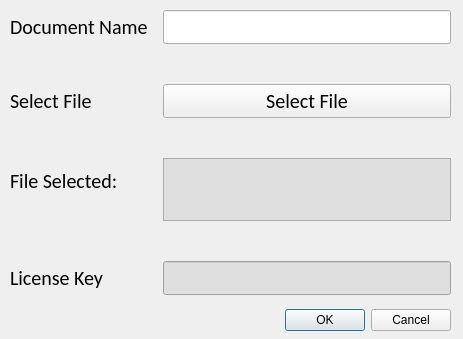
<?xml version="1.0" encoding="UTF-8"?>
<ui version="4.0">
 <class>Dialog</class>
 <widget class="QDialog" name="Dialog">
  <property name="geometry">
   <rect>
    <x>0</x>
    <y>0</y>
    <width>463</width>
    <height>339</height>
   </rect>
  </property>
  <property name="windowTitle">
   <string>Dialog</string>
  </property>
  <widget class="QDialogButtonBox" name="buttonBox">
   <property name="geometry">
    <rect>
     <x>110</x>
     <y>300</y>
     <width>341</width>
     <height>41</height>
    </rect>
   </property>
   <property name="orientation">
    <enum>Qt::Horizontal</enum>
   </property>
   <property name="standardButtons">
    <set>QDialogButtonBox::Cancel|QDialogButtonBox::Ok</set>
   </property>
  </widget>
  <widget class="QWidget" name="formLayoutWidget_2">
   <property name="geometry">
    <rect>
     <x>10</x>
     <y>10</y>
     <width>441</width>
     <height>285</height>
    </rect>
   </property>
   <layout class="QFormLayout" name="formLayout_2">
    <property name="horizontalSpacing">
     <number>15</number>
    </property>
    <property name="verticalSpacing">
     <number>40</number>
    </property>
    <item row="0" column="0">
     <widget class="QLabel" name="label_3">
      <property name="font">
       <font>
        <family>Calibri</family>
        <pointsize>15</pointsize>
       </font>
      </property>
      <property name="text">
       <string>Document Name</string>
      </property>
     </widget>
    </item>
    <item row="0" column="1">
     <widget class="QLineEdit" name="lineEdit_2">
      <property name="font">
       <font>
        <family>Calibri</family>
        <pointsize>15</pointsize>
       </font>
      </property>
      <property name="text">
       <string/>
      </property>
     </widget>
    </item>
    <item row="1" column="0">
     <widget class="QLabel" name="label_2">
      <property name="font">
       <font>
        <family>Calibri</family>
        <pointsize>15</pointsize>
       </font>
      </property>
      <property name="text">
       <string>Select File</string>
      </property>
     </widget>
    </item>
    <item row="1" column="1">
     <widget class="QPushButton" name="pushButton">
      <property name="font">
       <font>
        <family>Calibri</family>
        <pointsize>15</pointsize>
       </font>
      </property>
      <property name="text">
       <string>Select File</string>
      </property>
     </widget>
    </item>
    <item row="2" column="0">
     <widget class="QLabel" name="label_4">
      <property name="font">
       <font>
        <family>Calibri</family>
        <pointsize>15</pointsize>
       </font>
      </property>
      <property name="text">
       <string>File Selected:</string>
      </property>
     </widget>
    </item>
    <item row="3" column="0">
     <widget class="QLabel" name="label">
      <property name="font">
       <font>
        <family>Calibri</family>
        <pointsize>15</pointsize>
       </font>
      </property>
      <property name="text">
       <string>License Key</string>
      </property>
     </widget>
    </item>
    <item row="3" column="1">
     <widget class="QLineEdit" name="lineEdit">
      <property name="enabled">
       <bool>true</bool>
      </property>
      <property name="font">
       <font>
        <family>Calibri</family>
        <pointsize>15</pointsize>
       </font>
      </property>
      <property name="styleSheet">
       <string notr="true">#lineEdit {
	background-color:rgb(223, 223, 223)
}</string>
      </property>
      <property name="text">
       <string/>
      </property>
      <property name="readOnly">
       <bool>true</bool>
      </property>
     </widget>
    </item>
    <item row="2" column="1">
     <widget class="QTextEdit" name="textEdit">
      <property name="enabled">
       <bool>true</bool>
      </property>
      <property name="font">
       <font>
        <family>Calibri</family>
        <pointsize>15</pointsize>
       </font>
      </property>
      <property name="styleSheet">
       <string notr="true">#textEdit {
	background-color:rgb(223, 223, 223)
}</string>
      </property>
      <property name="readOnly">
       <bool>true</bool>
      </property>
      <property name="html">
       <string>&lt;!DOCTYPE HTML PUBLIC &quot;-//W3C//DTD HTML 4.0//EN&quot; &quot;http://www.w3.org/TR/REC-html40/strict.dtd&quot;&gt;
&lt;html&gt;&lt;head&gt;&lt;meta name=&quot;qrichtext&quot; content=&quot;1&quot; /&gt;&lt;style type=&quot;text/css&quot;&gt;
p, li { white-space: pre-wrap; }
&lt;/style&gt;&lt;/head&gt;&lt;body style=&quot; font-family:'Calibri'; font-size:15pt; font-weight:400; font-style:normal;&quot;&gt;
&lt;p style=&quot;-qt-paragraph-type:empty; margin-top:0px; margin-bottom:0px; margin-left:0px; margin-right:0px; -qt-block-indent:0; text-indent:0px;&quot;&gt;&lt;br /&gt;&lt;/p&gt;&lt;/body&gt;&lt;/html&gt;</string>
      </property>
     </widget>
    </item>
   </layout>
  </widget>
 </widget>
 <resources/>
 <connections>
  <connection>
   <sender>buttonBox</sender>
   <signal>accepted()</signal>
   <receiver>Dialog</receiver>
   <slot>accept()</slot>
   <hints>
    <hint type="sourcelabel">
     <x>248</x>
     <y>254</y>
    </hint>
    <hint type="destinationlabel">
     <x>157</x>
     <y>274</y>
    </hint>
   </hints>
  </connection>
  <connection>
   <sender>buttonBox</sender>
   <signal>rejected()</signal>
   <receiver>Dialog</receiver>
   <slot>reject()</slot>
   <hints>
    <hint type="sourcelabel">
     <x>316</x>
     <y>260</y>
    </hint>
    <hint type="destinationlabel">
     <x>286</x>
     <y>274</y>
    </hint>
   </hints>
  </connection>
 </connections>
</ui>
